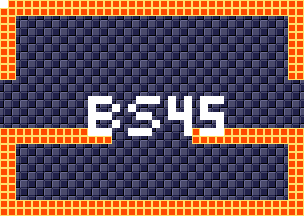

Rendered tile map (Tiled .tmx) drawn with the repository's tilesets; below, a short description and the map source with its tile grids summarised:
An orthogonal 38x27 tile map with 8x8 px tiles, 4 tile layers (background, foreground, room numbers, Objects), 15 tilesets.

<map version="1.5" tiledversion="1.7.1" orientation="orthogonal" renderorder="right-down" width="38" height="27" tilewidth="8" tileheight="8" infinite="0" nextlayerid="11" nextobjectid="1">
 <tileset firstgid="1" source="tilesheets/tsKarniMata.tsx" />
 <tileset firstgid="1025" source="tilesheets/tsVoodooWasp.tsx" />
 <tileset firstgid="2049" source="tilesheets/tsBurial.tsx" />
 <tileset firstgid="3073" source="tilesheets/tsBlueTemple.tsx" />
 <tileset firstgid="4097" source="tilesheets/tsGoddess.tsx" />
 <tileset firstgid="5121" source="tilesheets/tsKonark.tsx" />
 <tileset firstgid="6145" name="sEnemies" tilewidth="8" tileheight="8" tilecount="1024" columns="32">
  <image source="../grapx/tilesheets/sObjects.bmp" trans="ff94ff" width="256" height="256" />
 </tileset>
 <tileset firstgid="7169" source="tilesheets/tsIceTemple.tsx" />
 <tileset firstgid="8193" source="tilesheets/tsLavaArea.tsx" />
 <tileset firstgid="9217" source="tilesheets/tsBossArea.tsx" />
 <tileset firstgid="10241" source="tilesheets/tsPegu.tsx" />
 <tileset firstgid="11265" source="tilesheets/sTiwanakuTemple.tsx" />
 <tileset firstgid="12289" source="tilesheets/sIndraTemple.tsx" />
 <tileset firstgid="13313" source="tilesheets/sTeleport.tsx" />
 <tileset firstgid="14337" source="tilesheets/sObjects.tsx" />
 <layer id="2" name="background" width="38" height="27">
  <data>[1026 cells, 1026 non-empty, 2 distinct tile ids]</data>
 </layer>
 <layer id="1" name="foreground" width="38" height="27">
  <data>[1026 cells, 268 non-empty, 1 distinct tile ids]</data>
 </layer>
 <layer id="7" name="room numbers" width="38" height="27">
  <data>[1026 cells, 44 non-empty, 1 distinct tile ids]</data>
 </layer>
 <layer id="10" name="Objects" width="38" height="27">
  <data>[1026 cells, 0 non-empty, 0 distinct tile ids]</data>
 </layer>
</map>
